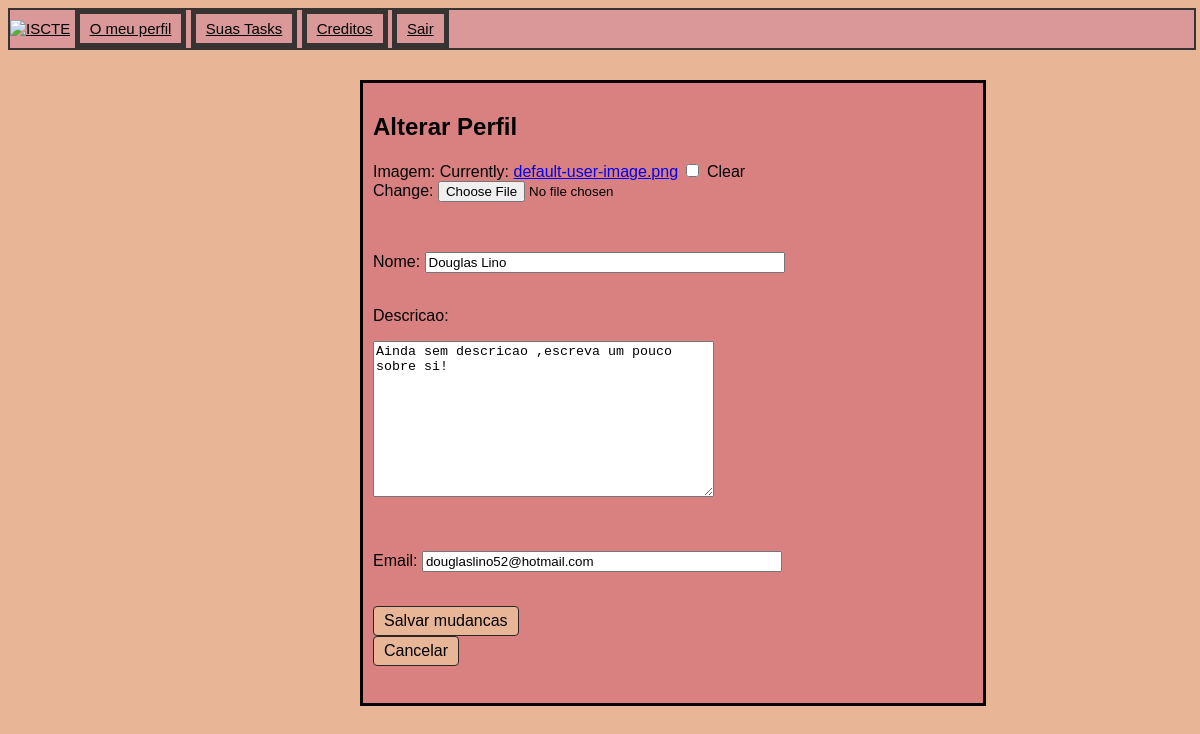
The page /taskmanager/profile/edit_profile/ (signed in) on the database its author committed.
### taskmanager/models.py (models this page shows, shortened)
class Utilizador(models.Model):
    user = models.OneToOneField(User, on_delete=models.CASCADE)
    nome = models.CharField(max_length=50)
    email = models.CharField(max_length=50)
    imagem = models.ImageField(upload_to='profile_pics', blank=True, null=True)
    descricao = models.TextField( max_length=300,default ="Ainda sem descricao, escreva um pouco sobre si!")
    datadecriacao = models.DateField(auto_now_add=True)
    isAdmin = models.BooleanField(default=False)

### taskmanager/views.py (the view)
# urls.py: path("profile/edit_profile/", views.edit_profile, name='edit_profile'),
@login_required(login_url='/taskmanager/')
def edit_profile(request):
    profile = request.user.utilizador
    if request.method == 'POST':
        form = UtilizadorForm(request.POST, request.FILES, instance=profile)
        if form.is_valid():
            form.save()
            return redirect('taskmanager:profile')
    else:
        form = UtilizadorForm(instance=profile)
    return render(request, 'taskmanager/edit_profile.html', {'form': form})

### taskmanager/forms.py
class UtilizadorForm(forms.ModelForm):
    imagem = forms.ImageField(required=False)
    class Meta:
        model = Utilizador
        fields = ['nome','email','descricao','imagem']

### taskmanager/templates/taskmanager/edit_profile.html (shortened to what this page needs)
{% extends "./base.html" %}
{% block head %}
    {% load static %}
    <link rel="stylesheet" type="text/css" href="{% static 'taskmanager/css/mystyle.css'%}">
{% endblock %}
{% block content %}
    <div class="editprofile">
  <h2>Alterar Perfil</h2>
  <form class="epcontainters" method="POST" action="{% url 'taskmanager:edit_profile' %}" enctype="multipart/form-data">
    <p>Imagem: {{ form.imagem  }}</p>
      <br>
    <p >Nome:  {{ form.nome }}</p>
      <br>Descricao:
   <p> {{ form.descricao }}</p>
      <br>
   <p>  Email: {{ form.email }}</p>
      <br>
    <button onclick="history.back()" type="submit">Salvar mudancas</button>
</form>
    <button onclick="history.back()" >Cancelar</button>
    </div>
{% endblock %}

### taskmanager/static/taskmanager/css/mystyle.css (style rules this page uses)
body { background-color: #e8b696; font-family: "Arial"; }
button { display: inline-block; padding: 5px 10px; background-color: #e8b696; color: #000000; text-decoration: none; border-radius: 4px; border: 1px solid black; border-color: #2a2626; cursor: pointer; font-size: 16px; }
.editprofile { background-color: #d98181; border: 3px solid black; height: 600px; width: 600px; position: absolute; top: 10%; left: 30%; padding : 10px; }
.epcontainters { border = 3px solid black; width= 100%; }
.epcontainters input[type=text] { box-sizing: border-box; width: 60%; }

### rows shown on the page
Utilizador: nome "Douglas Lino", descricao "Ainda sem descricao ,escreva um pouco sobre si!", email "douglaslino52@hotmail.com"
